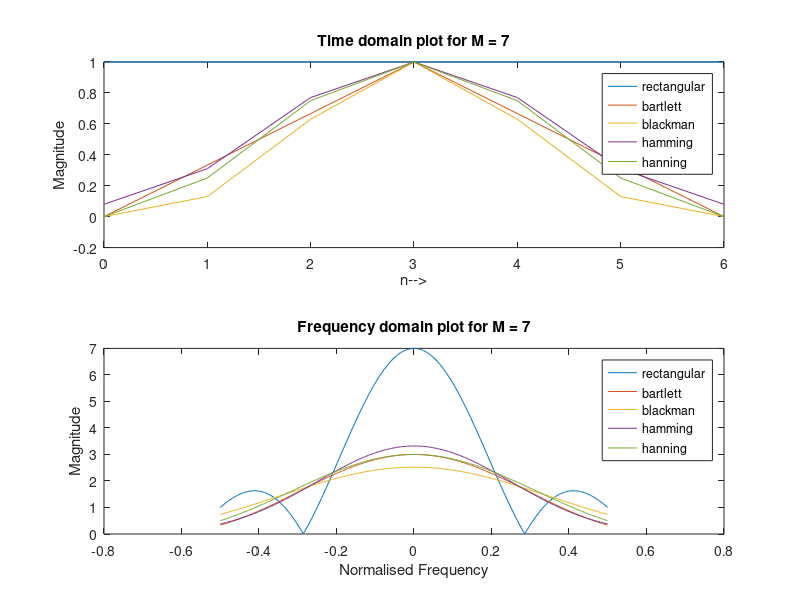

This chart was generated by the following MATLAB code:
clc;
clear all;

% For M = 7
M1 = 7;
n1 = 0:M1-1;

w1 = rectwin(M1);
[H1, W1] = freqz(w1, 1, (-pi/2:0.01:pi/2));

w2 = bartlett(M1);
[H2, W2] = freqz(w2, 1, (-pi/2:0.01:pi/2));

w3 = blackman(M1);
[H3, W3] = freqz(w3, 1, (-pi/2:0.01:pi/2));

w4 = hamming(M1);
[H4, W4] = freqz(w4, 1, (-pi/2:0.01:pi/2));

w5 = hann(M1);
[H5, W5] = freqz(w5, 1, (-pi/2:0.01:pi/2));

subplot(2, 1, 1)
plot(n1,w1,n1,w2,n1,w3,n1,w4,n1,w5)
legend('rectangular','bartlett','blackman','hamming','hanning');
title('Time domain plot for M = 7');
ylabel('Magnitude');
xlabel('n-->');

subplot(2, 1, 2)
plot(W1/pi,abs(H1), W2/pi, abs(H2), W3/pi, abs(H3), W4/pi, abs(H4), W5/pi, abs(H5));
legend('rectangular', 'bartlett', 'blackman', 'hamming', 'hanning');
title('Frequency domain plot for M = 7');
ylabel('Magnitude');
xlabel('Normalised Frequency');